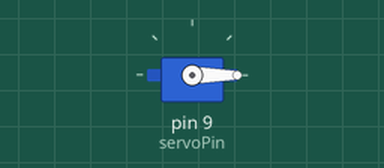
Recording of a sketch running on a simulated Arduino Uno, built with avr-gcc and run on an emulated ATmega328P. Shown: servo.

Above: at 0.05 s.
At 1.5 s:
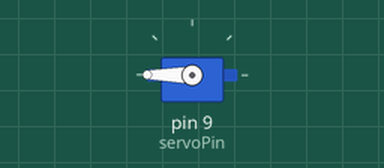
At 3.0 s:
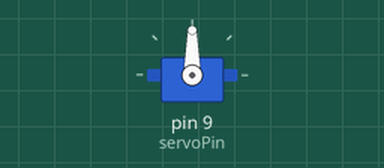
Timing chart, 0 to 6.9 s (numbered marks = the images above):
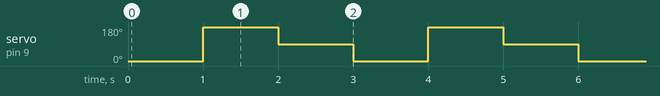

Measured:
- by itself, servo on pin 9 (servoPin): repeats every 3.0 s: 90° 1.0 s, 0° 1.0 s, 180° 1.0 s

The sketch:

steering.ino
```cpp
#include <Servo.h>

Servo myServo;

int servoPin = 9;   // attach servo signal wire here

void setup() {
  myServo.attach(servoPin);   // default pulse range 544–2400 µs
}

void loop() {
  // Turn left (0 degrees)
  myServo.write(0);
  delay(1000);

  // Turn right (180 degrees)
  myServo.write(180);
  delay(1000);

  // Back to center (90 degrees)
  myServo.write(90);
  delay(1000);
}
```
